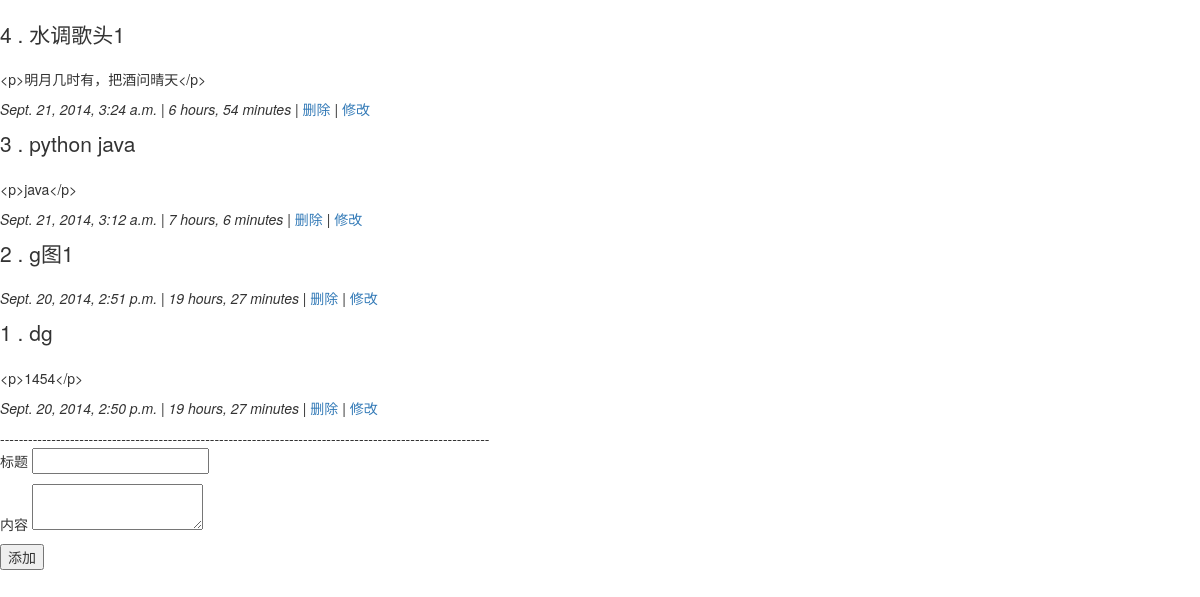
Page /list/ on the committed database.
### bx/models.py (models this page shows, shortened)
class blog(models.Model):
          title = models.CharField(max_length=10)
          content = models.TextField()
          create_date = models.DateTimeField(auto_now_add = True)

### bx/views.py (the view)
# urls.py: url(r'^list/$', 'bx.views.blog_list'),
def blog_list(request):
          blogs = blog.objects.filter().order_by('-id')
          d = {'blogs':blogs}
          return render_to_response('list.html', d, context_instance=RequestContext(request))

### bx/templates/list.html (shortened to what this page needs)
﻿<head>
<link rel="stylesheet" href="http://cdn.bootcss.com/bootstrap/3.2.0/css/bootstrap.min.css">
<link rel="stylesheet" href="http://cdn.bootcss.com/bootstrap/3.2.0/css/bootstrap-theme.min.css">
</head>
{%for b in blogs%}
	<p class="lead">{{b.id}} . {{b.title}}</p></p>
	{{b.content}}</p>
<em>{{b.create_date}} | {{b.create_date|timesince}} | </em>
	<a class="" href="/delete/{{b.id}}">删除</a> |
	<a class="" href="/update/{{b.id}}">修改</a></p>
{%endfor%}
---------------------------------------------------------------------------------------------------------
<form action="/new" method="POST">
	<p>标题
	<input name="a" value=""></p>
	</p>内容
	<textarea name="b"></textarea></p>
	<button >添加</button>
</form>

### rows in the picture
blog: id "4", title "水调歌头1", content "<p>明月几时有，把酒问晴天</p>", create_date "Sept. 21, 2014, 3:24 a.m.", create_date "6 hours, 54 minutes"
blog: id "3", title "python java", content "<p>java</p>", create_date "Sept. 21, 2014, 3:12 a.m.", create_date "7 hours, 6 minutes"
blog: id "2", title "g图1", create_date "Sept. 20, 2014, 2:51 p.m.", create_date "19 hours, 27 minutes"
blog: id "1", title "dg", content "<p>1454</p>", create_date "Sept. 20, 2014, 2:50 p.m.", create_date "19 hours, 27 minutes"
